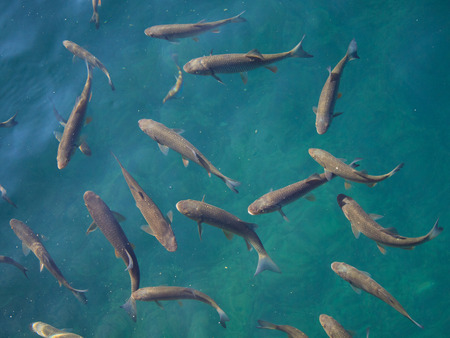
#> input picture kolam_lele.jpg, 450 x 338 px
$ python lele.py
#> lines starting #> are read from the running program, lines starting #| are printed output that depends on the picture; after the words box and inside, x2 and y2 are one past the last pixel; in counts of white or black regions, pixels touching at a corner belong together
import cv2
import numpy as np

# Membaca gambar dari disk
image = cv2.imread('kolam_lele.jpg')
#> image is the input picture: shape (338, 450, 3); mean B, G, R 117.9, 105.8, 40.2

# Mengubah gambar menjadi grayscale
gray = cv2.cvtColor(image, cv2.COLOR_BGR2GRAY)
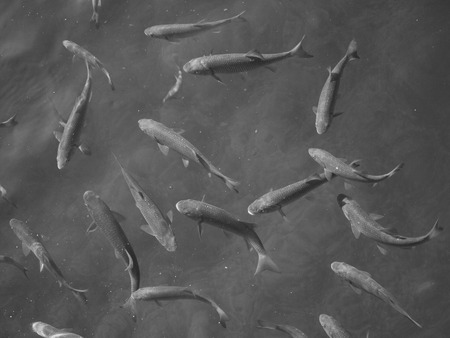
#> gray: shape (338, 450); min 36, max 243, mean 87.6

# Menggunakan GaussianBlur untuk mengurangi noise dan memudahkan thresholding
blurred = cv2.GaussianBlur(gray, (15, 15), 0)

# Thresholding
_, thresh = cv2.threshold(blurred, 127, 255, cv2.THRESH_BINARY_INV)
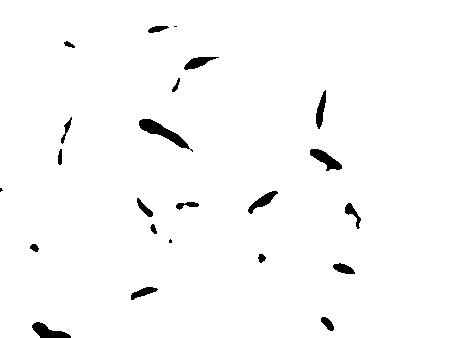
#> thresh: shape (338, 450); 97.9% white; 23 black regions (3 under 20 px)

# Mencari kontur pada gambar threshold
contours, _ = cv2.findContours(thresh, cv2.RETR_EXTERNAL, cv2.CHAIN_APPROX_SIMPLE)
#> contours = 1 contour; box (x1, y1, x2, y2) and area: (0, 0, 450, 338) 150964

# Filter kontur berdasarkan luas area untuk menghilangkan noise
fish_contours = [c for c in contours if cv2.contourArea(c) > 500]
#> fish_contours has the same summary as contours

# Menghitung jumlah ikan berdasarkan jumlah kontur yang tersisa
num_fish = len(fish_contours)
#> num_fish = 1

# Mencetak jumlah ikan
print(f"Jumlah ikan: {num_fish}")
#| Jumlah ikan: 1

# Untuk visualisasi
cv2.drawContours(image, fish_contours, -1, (0, 255, 0), 2)  # Menggambar kontur dengan warna hijau
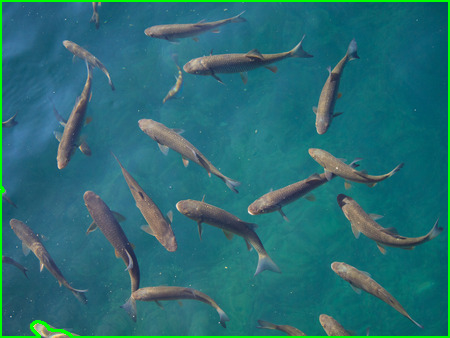
#> image: shape (338, 450, 3); 2.17% of pixels changed, all inside (x1, y1, x2, y2) = (0, 0, 450, 338)
cv2.imshow('Detected Fish', image)
cv2.waitKey(0)
cv2.destroyAllWindows()

$ run again, with ikan_lele.jpg copied over kolam_lele.jpg
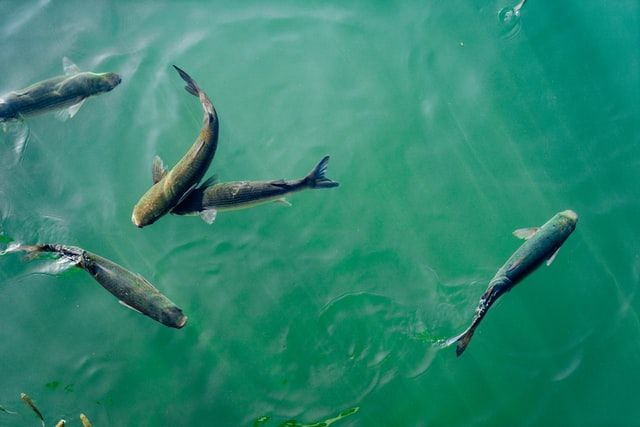
#> input picture ikan_lele.jpg, 640 x 427 px
#> image is the input picture: shape (427, 640, 3); mean B, G, R 114.1, 135.4, 46.6
#> `_, thresh = cv2.threshold(blurred, 127, 255, cv2.THRESH_BINARY_INV)`:
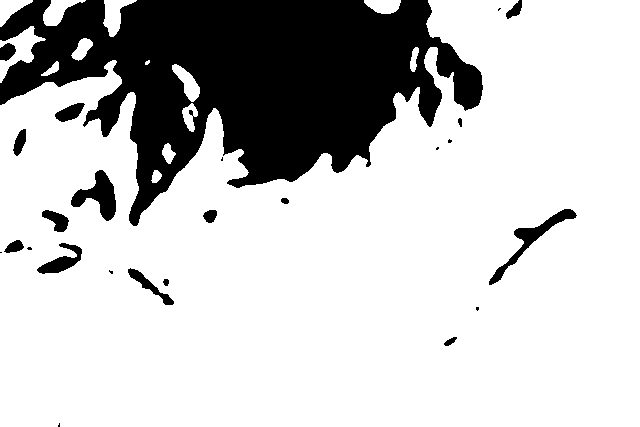
#> thresh: shape (427, 640); 77.6% white; 25 black regions (9 under 20 px)
#> contours = 14 contours, 1 with area under 20; largest, box (x1, y1, x2, y2) and area: (0, 0, 640, 427) 210474, (0, 26, 46, 83) 820, (103, 0, 137, 37) 542, (43, 0, 86, 26) 490, (172, 64, 200, 102) 438
#> fish_contours = 3 contours; box (x1, y1, x2, y2) and area: (0, 0, 640, 427) 210474, (0, 26, 46, 83) 820, (103, 0, 137, 37) 542
#> num_fish = 3
#| Jumlah ikan: 3
#> `cv2.drawContours(image, fish_contours, -1, (0, 255, 0), 2)`:
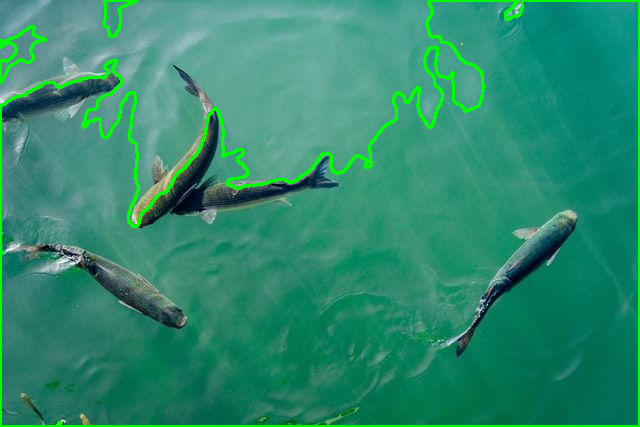
#> image: shape (427, 640, 3); 3.43% of pixels changed, all inside (x1, y1, x2, y2) = (0, 0, 640, 427)
